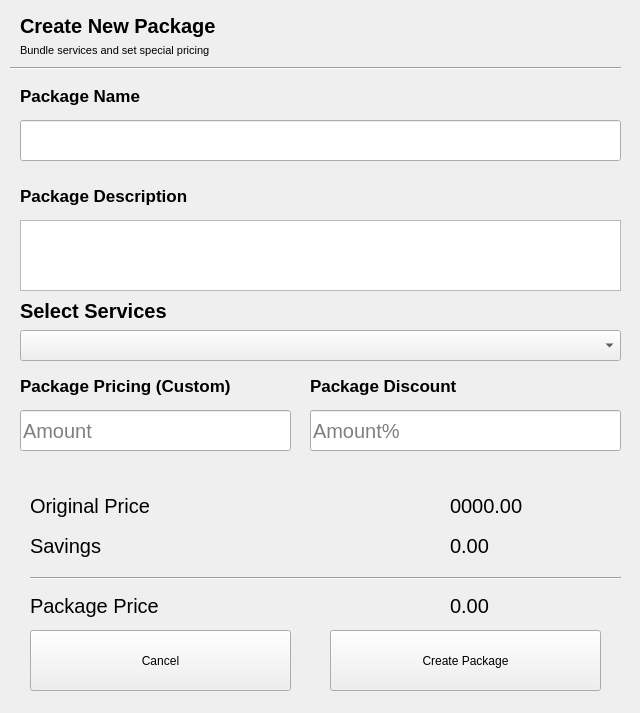
<?xml version="1.0" encoding="UTF-8"?>
<ui version="4.0">
 <class>Form</class>
 <widget class="QWidget" name="Form">
  <property name="geometry">
   <rect>
    <x>0</x>
    <y>0</y>
    <width>640</width>
    <height>713</height>
   </rect>
  </property>
  <property name="windowTitle">
   <string>Create Packages</string>
  </property>
  <widget class="Line" name="line">
   <property name="geometry">
    <rect>
     <x>10</x>
     <y>60</y>
     <width>611</width>
     <height>16</height>
    </rect>
   </property>
   <property name="orientation">
    <enum>Qt::Orientation::Horizontal</enum>
   </property>
  </widget>
  <widget class="QLabel" name="label">
   <property name="geometry">
    <rect>
     <x>20</x>
     <y>10</y>
     <width>201</width>
     <height>31</height>
    </rect>
   </property>
   <property name="font">
    <font>
     <pointsize>15</pointsize>
     <bold>true</bold>
    </font>
   </property>
   <property name="text">
    <string>Create New Package</string>
   </property>
  </widget>
  <widget class="QLabel" name="label_2">
   <property name="geometry">
    <rect>
     <x>20</x>
     <y>40</y>
     <width>231</width>
     <height>21</height>
    </rect>
   </property>
   <property name="font">
    <font>
     <pointsize>8</pointsize>
     <bold>false</bold>
    </font>
   </property>
   <property name="text">
    <string>Bundle services and set special pricing</string>
   </property>
  </widget>
  <widget class="QLabel" name="label_3">
   <property name="geometry">
    <rect>
     <x>20</x>
     <y>80</y>
     <width>121</width>
     <height>31</height>
    </rect>
   </property>
   <property name="font">
    <font>
     <pointsize>13</pointsize>
     <bold>true</bold>
    </font>
   </property>
   <property name="text">
    <string>Package Name</string>
   </property>
  </widget>
  <widget class="QLineEdit" name="pack_name">
   <property name="geometry">
    <rect>
     <x>20</x>
     <y>120</y>
     <width>601</width>
     <height>41</height>
    </rect>
   </property>
   <property name="font">
    <font>
     <pointsize>10</pointsize>
    </font>
   </property>
  </widget>
  <widget class="QLabel" name="label_4">
   <property name="geometry">
    <rect>
     <x>20</x>
     <y>180</y>
     <width>171</width>
     <height>31</height>
    </rect>
   </property>
   <property name="font">
    <font>
     <pointsize>13</pointsize>
     <bold>true</bold>
    </font>
   </property>
   <property name="text">
    <string>Package Description</string>
   </property>
  </widget>
  <widget class="QPlainTextEdit" name="package_desc">
   <property name="geometry">
    <rect>
     <x>20</x>
     <y>220</y>
     <width>601</width>
     <height>71</height>
    </rect>
   </property>
  </widget>
  <widget class="QLabel" name="label_5">
   <property name="geometry">
    <rect>
     <x>20</x>
     <y>300</y>
     <width>151</width>
     <height>21</height>
    </rect>
   </property>
   <property name="font">
    <font>
     <pointsize>15</pointsize>
     <bold>true</bold>
    </font>
   </property>
   <property name="text">
    <string>Select Services</string>
   </property>
  </widget>
  <widget class="QComboBox" name="service_label">
   <property name="geometry">
    <rect>
     <x>20</x>
     <y>330</y>
     <width>601</width>
     <height>31</height>
    </rect>
   </property>
   <property name="placeholderText">
    <string>-----Select Services-----</string>
   </property>
  </widget>
  <widget class="QLabel" name="label_6">
   <property name="geometry">
    <rect>
     <x>20</x>
     <y>370</y>
     <width>211</width>
     <height>31</height>
    </rect>
   </property>
   <property name="font">
    <font>
     <pointsize>13</pointsize>
     <bold>true</bold>
    </font>
   </property>
   <property name="text">
    <string>Package Pricing (Custom)</string>
   </property>
  </widget>
  <widget class="QLineEdit" name="custom_price">
   <property name="geometry">
    <rect>
     <x>20</x>
     <y>410</y>
     <width>271</width>
     <height>41</height>
    </rect>
   </property>
   <property name="font">
    <font>
     <pointsize>15</pointsize>
    </font>
   </property>
   <property name="text">
    <string/>
   </property>
   <property name="placeholderText">
    <string notr="true">Amount</string>
   </property>
  </widget>
  <widget class="QLineEdit" name="disc_price">
   <property name="geometry">
    <rect>
     <x>310</x>
     <y>410</y>
     <width>311</width>
     <height>41</height>
    </rect>
   </property>
   <property name="font">
    <font>
     <pointsize>15</pointsize>
    </font>
   </property>
   <property name="text">
    <string/>
   </property>
   <property name="placeholderText">
    <string>Amount%</string>
   </property>
  </widget>
  <widget class="QLabel" name="label_7">
   <property name="geometry">
    <rect>
     <x>310</x>
     <y>370</y>
     <width>151</width>
     <height>31</height>
    </rect>
   </property>
   <property name="font">
    <font>
     <pointsize>13</pointsize>
     <bold>true</bold>
    </font>
   </property>
   <property name="text">
    <string>Package Discount</string>
   </property>
  </widget>
  <widget class="QLabel" name="label_8">
   <property name="geometry">
    <rect>
     <x>30</x>
     <y>490</y>
     <width>121</width>
     <height>31</height>
    </rect>
   </property>
   <property name="font">
    <font>
     <pointsize>15</pointsize>
    </font>
   </property>
   <property name="text">
    <string>Original Price</string>
   </property>
  </widget>
  <widget class="QLabel" name="label_9">
   <property name="geometry">
    <rect>
     <x>30</x>
     <y>530</y>
     <width>81</width>
     <height>31</height>
    </rect>
   </property>
   <property name="font">
    <font>
     <pointsize>15</pointsize>
    </font>
   </property>
   <property name="text">
    <string>Savings</string>
   </property>
  </widget>
  <widget class="QLabel" name="orig_price">
   <property name="geometry">
    <rect>
     <x>450</x>
     <y>490</y>
     <width>141</width>
     <height>31</height>
    </rect>
   </property>
   <property name="font">
    <font>
     <pointsize>15</pointsize>
    </font>
   </property>
   <property name="text">
    <string>0000.00</string>
   </property>
  </widget>
  <widget class="QLabel" name="discounted_price">
   <property name="geometry">
    <rect>
     <x>450</x>
     <y>530</y>
     <width>141</width>
     <height>31</height>
    </rect>
   </property>
   <property name="font">
    <font>
     <pointsize>15</pointsize>
    </font>
   </property>
   <property name="text">
    <string>0.00</string>
   </property>
  </widget>
  <widget class="QLabel" name="label_10">
   <property name="geometry">
    <rect>
     <x>30</x>
     <y>590</y>
     <width>131</width>
     <height>31</height>
    </rect>
   </property>
   <property name="font">
    <font>
     <pointsize>15</pointsize>
    </font>
   </property>
   <property name="text">
    <string>Package Price</string>
   </property>
  </widget>
  <widget class="Line" name="line_2">
   <property name="geometry">
    <rect>
     <x>30</x>
     <y>570</y>
     <width>591</width>
     <height>16</height>
    </rect>
   </property>
   <property name="orientation">
    <enum>Qt::Orientation::Horizontal</enum>
   </property>
  </widget>
  <widget class="QLabel" name="orig_pack">
   <property name="geometry">
    <rect>
     <x>450</x>
     <y>590</y>
     <width>141</width>
     <height>31</height>
    </rect>
   </property>
   <property name="font">
    <font>
     <pointsize>15</pointsize>
    </font>
   </property>
   <property name="text">
    <string>0.00</string>
   </property>
  </widget>
  <widget class="QPushButton" name="cancel_pack">
   <property name="geometry">
    <rect>
     <x>30</x>
     <y>630</y>
     <width>261</width>
     <height>61</height>
    </rect>
   </property>
   <property name="text">
    <string>Cancel</string>
   </property>
  </widget>
  <widget class="QPushButton" name="create_pack">
   <property name="geometry">
    <rect>
     <x>330</x>
     <y>630</y>
     <width>271</width>
     <height>61</height>
    </rect>
   </property>
   <property name="text">
    <string>Create Package</string>
   </property>
  </widget>
 </widget>
 <resources/>
 <connections/>
</ui>
